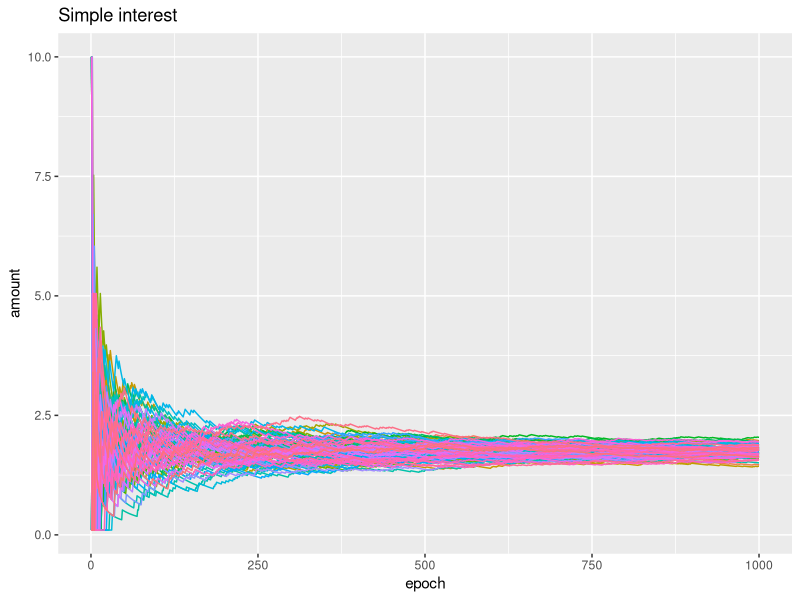
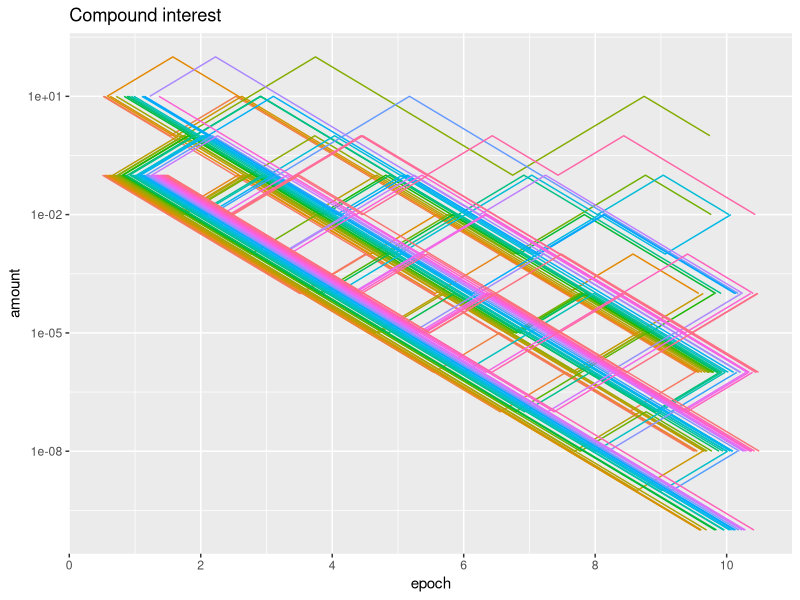
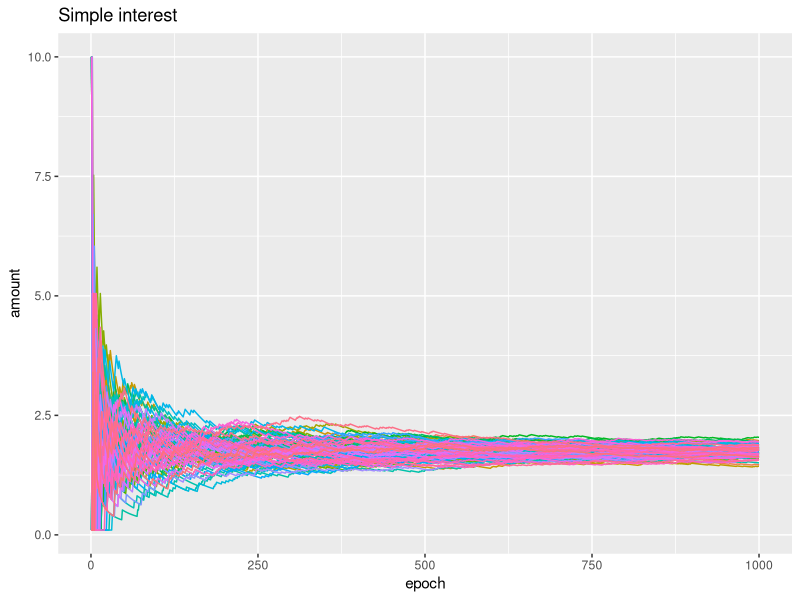
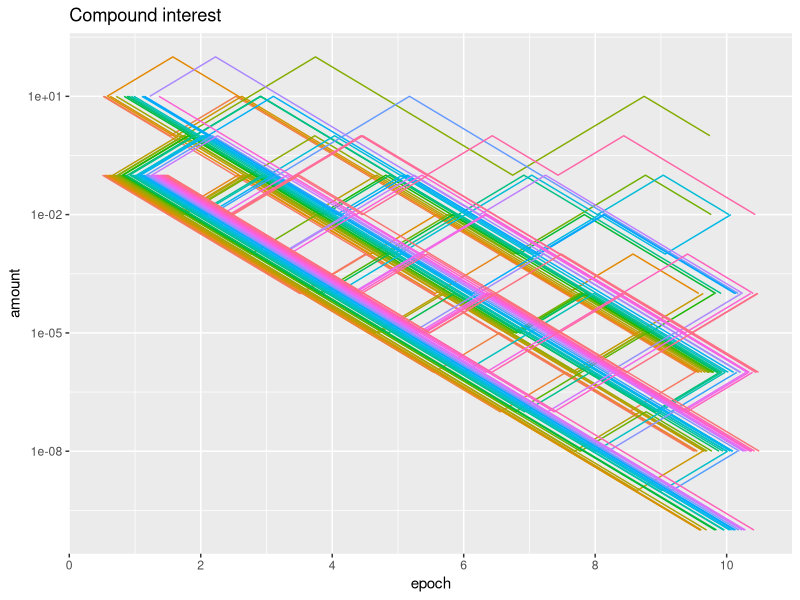

Generate these figures, in order, with R:
library(ggplot2)
library(ggthemes)

seed <- 123

## 1 for win and others for loss
get_odds <- function(n) {
    ifelse(n == 1, 10.0, 0.1)
}

## Roll a dice n times and return its odds
roll_dice <- function(n) {
    dices <- sample(1:6, n, replace=T)
    sapply(dices, get_odds)
}

## Accumulate under the simple interest
accumulate_simple_interest <- function(odds_list) {
    accum_sum <- 0.0
    count <- 0.0
    values <- c()
    for (odds in odds_list) {
        count <- count + 1.0
        accum_sum <- accum_sum + odds
        values <- cbind(values, accum_sum / count)
    }
    values
}

## Accumulate under the compound interest
accumulate_compound_interest <- function(odds_list) {
    accum_product <- 1.0
    count <- 0.0
    values <- c()
    for (odds in odds_list) {
        count <- count + 1.0
        accum_product <- accum_product * odds
        values <- cbind(values, accum_product)
    }
    values
}

## Simulate
n_epoch_simple <- 1000
n_epoch_compound <- 10
n_epoch_breaks <- c(0,2,4,6,8,10)
n_epoch <- max(n_epoch_simple, n_epoch_compound)
n_trial <- 100

for (i in 1:n_trial) {
    odds <- roll_dice(n_epoch)
    v.simple <- accumulate_simple_interest(odds[1:n_epoch_simple])
    v.compound <- accumulate_compound_interest(odds[1:n_epoch_compound])
    df.simple.i <- data.frame('run'=as.factor(rep(i,n_epoch_simple)),'epoch'=1:n_epoch_simple,'amount'=as.vector(v.simple))
    df.compound.i <- data.frame('run'=as.factor(rep(i,n_epoch_compound)),'epoch'=1:n_epoch_compound,'amount'=as.vector(v.compound))
    if (i == 1) {
        df.simple <- df.simple.i
        df.compound <- df.compound.i
    } else {
        df.simple <- rbind(df.simple, df.simple.i)
        df.compound <- rbind(df.compound, df.compound.i)
    }
}

## Draw charts
g <- ggplot(df.simple, aes(x=epoch, y=amount, colour=run))
g <- g + geom_line()
g <- g + labs(title="Simple interest") + theme(legend.position="none")
plot(g)
ggsave(filename='simple.png', g,width = 5, height = 4, dpi = 150, units = "in", device='png')

pd <- position_dodge(1.0)
g <- ggplot(df.compound, aes(x=epoch, y=amount, colour=run))
g <- g + geom_line(position = pd) + scale_x_continuous(breaks=n_epoch_breaks) + scale_y_log10()
g <- g + labs(title="Compound interest") + theme(legend.position="none")
plot(g)
ggsave(filename='compound.png', g,width = 5, height = 4, dpi = 150, units = "in", device='png')
